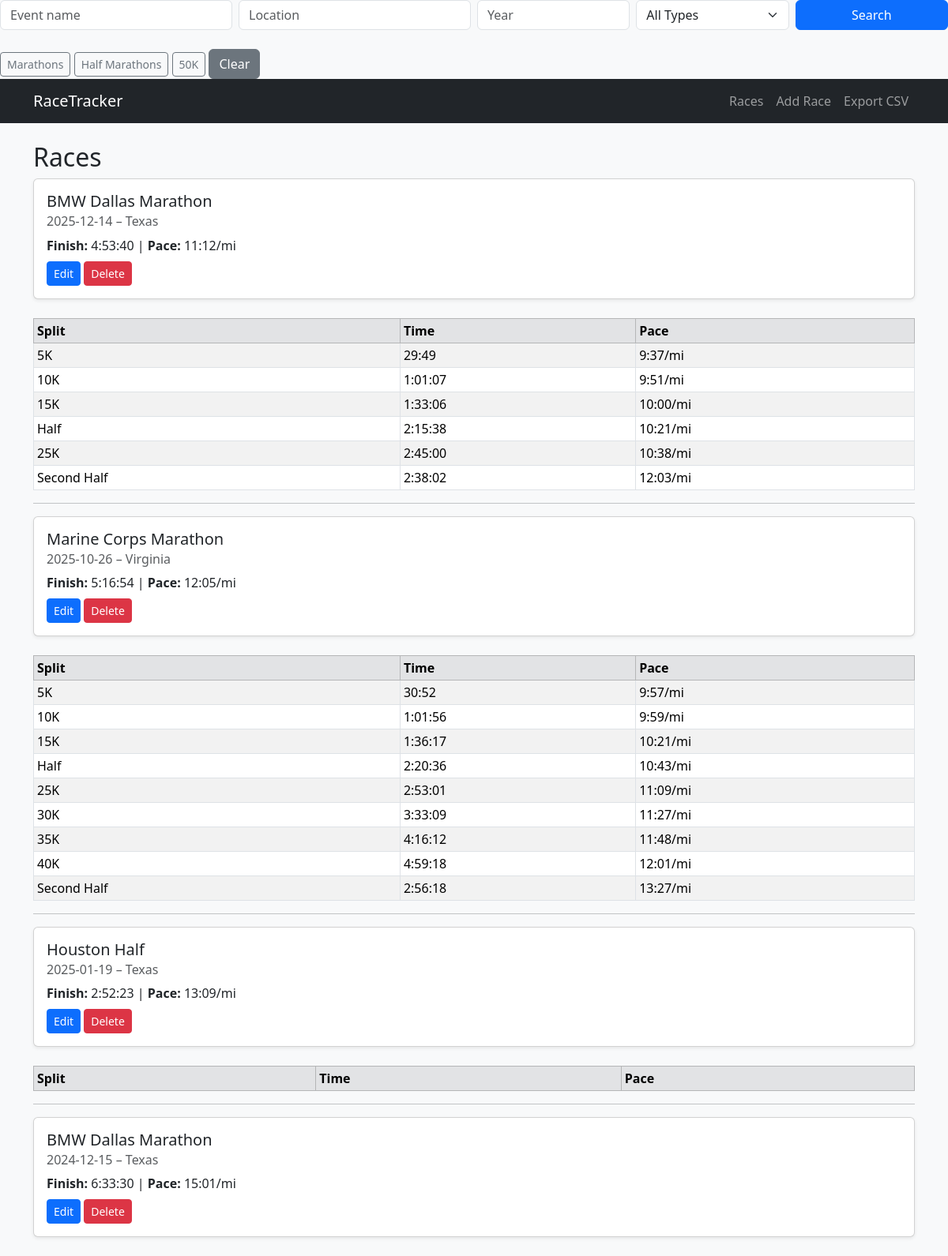
The app's page /races (upper part) with its own data.
### tables this page shows
CREATE TABLE races (
        id INTEGER PRIMARY KEY AUTOINCREMENT,
        date TEXT NOT NULL,
        event_name TEXT NOT NULL,
        location TEXT NOT NULL,
        race_type TEXT NOT NULL,
        finish_time TEXT NOT NULL,
        pace TEXT,
        age INTEGER,
        weight REAL
    );

CREATE TABLE race_splits (
    id INTEGER PRIMARY KEY AUTOINCREMENT,
    race_id INTEGER NOT NULL,
    label TEXT NOT NULL,          -- e.g. "5K", "10K", "Half", "30K"
    distance_miles REAL NOT NULL, -- used for pace calc
    split_time TEXT NOT NULL,     -- HH:MM:SS
    pace TEXT,
    FOREIGN KEY (race_id) REFERENCES races(id) ON DELETE CASCADE
    );

### app.py (the view)
@app.route("/races")
def list_races():
    conn = get_connection()
    cur = conn.cursor()
    query = "SELECT * FROM races WHERE 1=1"
    params = []
    event = request.args.get("event")
    location = request.args.get("location")
    year = request.args.get("year")
    race_type = request.args.get("race_type")
    if event:
        query += " AND event_name LIKE ?"
        params.append(f"%{event}%")
    if location:
        query += " AND location LIKE ?"
        params.append(f"%{location}%")
    if year:
        query += " AND substr(date, 1, 4) = ?"
        params.append(year)
    if race_type:
        query += " AND race_type = ?"
        params.append(race_type)
    query += " ORDER BY date DESC"
    races = cur.execute(query, params).fetchall()
    race_data = []
    for r in races:
        splits = cur.execute(
            "SELECT * FROM race_splits WHERE race_id=?",
            (r["id"],)
        ).fetchall()
        race_data.append((r, splits))
    conn.close()
    return render_template("race_list.html", race_data=race_data)

### db.py (called while the page is built)
def get_connection():
    conn = sqlite3.connect(DB_NAME)
    conn.row_factory = sqlite3.Row
    return conn

### templates/race_list.html (shortened to what this page needs)
<form method="get" class="row g-2 mb-4">
  <div class="col-md-3">
    <input type="text"
           name="event"
           class="form-control"
           placeholder="Event name"
           value="{{ request.args.get('event','') }}">
  </div>
  <div class="col-md-3">
    <input type="text"
           name="location"
           class="form-control"
           placeholder="Location"
           value="{{ request.args.get('location','') }}">
  </div>
  <div class="col-md-2">
    <input type="number"
           name="year"
           class="form-control"
           placeholder="Year"
           value="{{ request.args.get('year','') }}">
  </div>
  <div class="col-md-2">
    <select name="race_type" class="form-select">
      <option value="">All Types</option>
    </select>
  </div>
  <div class="col-md-2">
    <button class="btn btn-primary w-100">Search</button>
  </div>
</form>
<a href="/races?race_type=marathon" class="btn btn-outline-secondary btn-sm">
  Marathons
</a>
<a href="/races?race_type=half_marathon" class="btn btn-outline-secondary btn-sm">
  Half Marathons
</a>
<a href="/races?race_type=50k" class="btn btn-outline-secondary btn-sm">
  50K
</a>
<a href="{{ url_for('list_races') }}" class="btn btn-secondary">
  Clear
</a>
{% extends "base.html" %}
{% block content %}
<h2>Races</h2>
{% for race, splits in race_data %}
<div class="card mb-4 shadow-sm">
  <div class="card-body">
    <h5 class="card-title">{{ race.event_name }}</h5>
    <h6 class="card-subtitle mb-2 text-muted">
        {{ race.date }} – {{ race.location }}
    </h6>
    <p class="mb-2">
        <strong>Finish:</strong> {{ race.finish_time }}
        |
        <strong>Pace:</strong> {{ race.pace }}
    </p>
    <a href="{{ url_for('edit_race', race_id=race.id) }}"
       class="btn btn-sm btn-primary">Edit</a>
    <a href="{{ url_for('delete_race', race_id=race.id) }}"
       class="btn btn-sm btn-danger"
       onclick="return confirm('Delete this race?');">
       Delete
    </a>
  </div>
</div>
<table class="table table-sm table-striped table-bordered mt-2">
    <thead class="table-secondary">
        <tr>
            <th>Split</th>
            <th>Time</th>
            <th>Pace</th>
        </tr>
    </thead>
    <tbody>
        {% for s in splits %}
        <tr>
            <td>{{ s.label }}</td>
            <td>{{ s.split_time }}</td>
            <td>{{ s.pace }}</td>
        </tr>
        {% endfor %}
    </tbody>
</table>
<hr>
{% endfor %}
{% endblock %}

### templates/base.html (shortened to what this page needs)
<!doctype html>
<html lang="en">
<head>
    <link
      href="https://cdn.jsdelivr.net/npm/bootstrap@5.3.3/dist/css/bootstrap.min.css"
      rel="stylesheet">
</head>
<body class="bg-light">
<nav class="navbar navbar-expand-lg navbar-dark bg-dark mb-4">
  <div class="container">
    <a class="navbar-brand" href="{{ url_for('list_races') }}">RaceTracker</a>
    <div class="navbar-nav">
      <a class="nav-link" href="{{ url_for('list_races') }}">Races</a>
      <a class="nav-link" href="{{ url_for('add_race') }}">Add Race</a>
      <a class="nav-link" href="{{ url_for('export_races_csv') }}">Export CSV</a>
    </div>
  </div>
</nav>
<div class="container">
    {% block content %}{% endblock %}
</div>

### records on screen
races: event_name "BMW Dallas Marathon", date "2025-12-14", location "Texas", finish_time "4:53:40", pace "11:12/mi"
race_splits: label "5K", split_time "29:49", pace "9:37/mi"
race_splits: label "10K", split_time "1:01:07", pace "9:51/mi"
race_splits: label "15K", split_time "1:33:06", pace "10:00/mi"
race_splits: label "Half", split_time "2:15:38", pace "10:21/mi"
race_splits: label "25K", split_time "2:45:00", pace "10:38/mi"
race_splits: label "Second Half", split_time "2:38:02", pace "12:03/mi"
races: event_name "Marine Corps Marathon", date "2025-10-26", location "Virginia", finish_time "5:16:54", pace "12:05/mi"
race_splits: label "5K", split_time "30:52", pace "9:57/mi"
race_splits: label "10K", split_time "1:01:56", pace "9:59/mi"
race_splits: label "15K", split_time "1:36:17", pace "10:21/mi"
race_splits: label "Half", split_time "2:20:36", pace "10:43/mi"
race_splits: label "25K", split_time "2:53:01", pace "11:09/mi"
race_splits: label "30K", split_time "3:33:09", pace "11:27/mi"
race_splits: label "35K", split_time "4:16:12", pace "11:48/mi"
race_splits: label "40K", split_time "4:59:18", pace "12:01/mi"
race_splits: label "Second Half", split_time "2:56:18", pace "13:27/mi"
races: event_name "Houston Half", date "2025-01-19", location "Texas", finish_time "2:52:23", pace "13:09/mi"
races: event_name "BMW Dallas Marathon", date "2024-12-15", location "Texas", finish_time "6:33:30", pace "15:01/mi"
